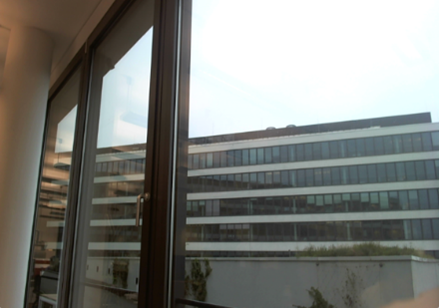
//> input picture Ex1/3/3_1.png, 439 x 308 px
$ ./main   (built with g++ and OpenCV 4)
//> lines starting //> are read from the running program, lines starting //| are printed output that depends on the picture; after the words box and inside, x2 and y2 are one past the last pixel; in counts of white or black regions, pixels touching at a corner belong together
#include <opencv2/core.hpp>
#include <opencv2/core/types.hpp>
#include <opencv2/highgui.hpp>
#include <opencv2/imgproc.hpp>
#include <opencv2/opencv.hpp>

using namespace cv;
using namespace std;

Mat img1, img2, diff, mask;
Mat finalResult;
int thresholdValue = 23;
const int maxThreshold = 255;
bool applyBlur = true;
bool showContourMask = true;

void applyLargestContourMask() {
  vector<vector<Point>> contours;
  vector<Vec4i> hierarchy;
  findContours(mask, contours, hierarchy, RETR_EXTERNAL, CHAIN_APPROX_SIMPLE);

  // Find the largest contour by area
  double maxArea = 0;
  int maxIndex = -1;
  for (size_t i = 0; i < contours.size(); i++) {
    double area = contourArea(contours[i]);
    if (area > maxArea) {
      maxArea = area;
      maxIndex = static_cast<int>(i);
    }
  }

  // Create a mask for the largest contour
  Mat contourMask = Mat::zeros(mask.size(), CV_8UC1);
  if (maxIndex != -1) {
    drawContours(contourMask, contours, maxIndex, Scalar(255), FILLED);
  }

  // Apply the contour mask on the original mask
  bitwise_and(mask, contourMask, finalResult);

  imshow("Final Image", finalResult);
}

void updateMask() {
  Mat processedDiff = diff.clone();
  if (applyBlur) {
    GaussianBlur(diff, processedDiff, Size(3, 3), 3);
  }

  // Update the mask based on the current threshold value
  for (int i = 0; i < processedDiff.rows; i++) {
    for (int j = 0; j < processedDiff.cols; j++) {
      Vec3b pixel = processedDiff.at<Vec3b>(i, j);
      double dist =
          sqrt(pixel[0] * pixel[0] + pixel[1] * pixel[1] + pixel[2] * pixel[2]);
      mask.at<unsigned char>(i, j) = (dist > thresholdValue) ? 255 : 0;
    }
  }
  imshow("Final Image", mask);

  if (showContourMask) {
    applyLargestContourMask();
  }
}

int main() {
  img1 = imread("../3_1.png");
//> img1 is the input picture: 308 rows x 439 cols, CV_8UC3; mean B, G, R 122, 126.9, 126
  img2 = imread("../3_2.png");
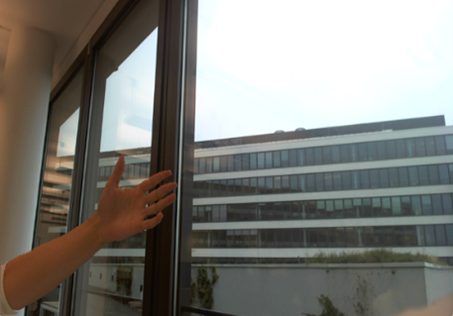
//> input picture Ex1/3/3_2.png, 453 x 316 px
//> img2 is the input picture: 316 rows x 453 cols, CV_8UC3; mean B, G, R 120.4, 126.2, 127.4

  // Resize img2 to match the size of img1
  if (img1.size() != img2.size()) {
    resize(img2, img2, img1.size());
//> img2: 308 rows x 439 cols, CV_8UC3
  }

  absdiff(img1, img2, diff);
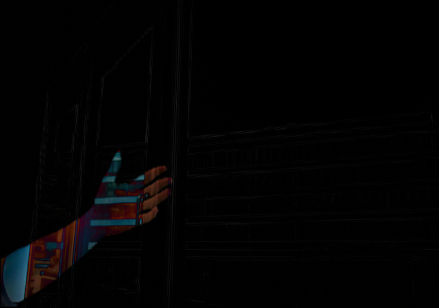
//> diff: 308 rows x 439 cols, CV_8UC3; mean B, G, R 3, 2.7, 3.1
  mask = Mat::zeros(diff.rows, diff.cols, CV_8UC1);
  finalResult = Mat::zeros(diff.rows, diff.cols, CV_8UC1);

  namedWindow("Final Image");
  createTrackbar("Threshold", "Final Image", &thresholdValue, maxThreshold,
                 [](int, void *) { updateMask(); });

  // Initialize the mask once with the initial threshold value
  updateMask();
//> after the loop in updateMask, `for (int i = 0; i < processedDiff.rows; i++)`:
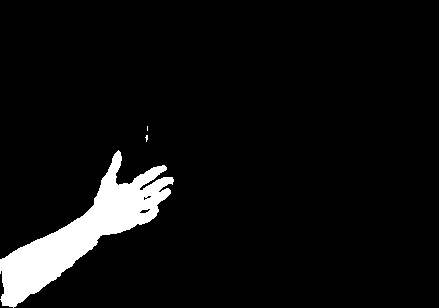
//> mask: 308 rows x 439 cols, CV_8UC1; 6.1% white; 3 white regions (2 under 20 px)
//> in applyLargestContourMask, `findContours(mask, contours, hierarchy, RETR_EXTERNAL, CHAIN_APPROX_SI..`: contours = 3 contours, 2 with area under 20; largest, box (x1, y1, x2, y2) and area: (0, 150, 174, 308) 7946
//> the loop in applyLargestContourMask, `for (size_t i = 0; i < contours.size(); i++)` made 3 passes
//> (area, maxArea) on pass 1: (7946.5, 7946.5)
//> after the loop in applyLargestContourMask, `for (size_t i = 0; i < contours.size(); i++)`: maxArea = 7946.5; maxIndex = 0
//> in applyLargestContourMask, `drawContours(contourMask, contours, maxIndex, Scalar(255), FILLED);`: contourMask: 308 rows x 439 cols, CV_8UC1; 6.1% white; 1 white region, box (x1, y1, x2, y2) and area: (0, 150, 174, 308) 8236
//> in applyLargestContourMask, `bitwise_and(mask, contourMask, finalResult);`: finalResult: 308 rows x 439 cols, CV_8UC1; 6.1% white; 1 white region, box (x1, y1, x2, y2) and area: (0, 150, 174, 308) 8203

  imshow("Background Image", img1);
  imshow("Current Image", img2);
  imshow("Difference Image", diff);

  while (true) {
    int key = waitKey(30);
//> the Esc key is pressed
    if (key == 27) {
      break;
    } else if (key == 'b' || key == 'B') { // Toggle blur
      applyBlur = !applyBlur;
      updateMask();
    } else if (key == 'c' ||
               key == 'C') { // Toggle showing largest contour mask
      showContourMask = !showContourMask;
      updateMask();
    }
  }

  return 0;
}
